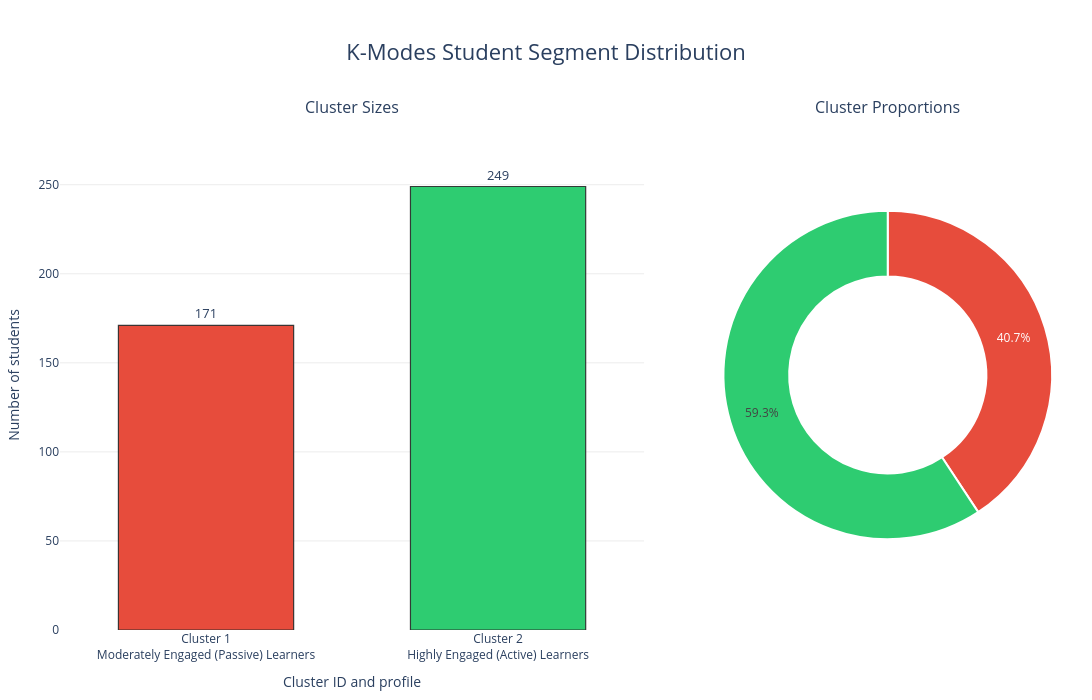

Notebook source saved alongside this figure:
### Code cell
# ──  Cluster size visualisation 
import plotly.graph_objects as go
from plotly.subplots import make_subplots

# Labels
cluster_name_map = {
    1: 'Moderately Engaged (Passive) Learners',
    2: 'Highly Engaged (Active) Learners'
}

CLUSTER_ORDER = [1, 2]

CLUSTER_PALETTE = { 1: '#e74c3c', 2: '#2ecc71' }

# Summary
cluster_counts = (
    df['student_segment']
    .value_counts()
    .reindex(CLUSTER_ORDER)
    .fillna(0)
    .astype(int)
)

cluster_perc = (cluster_counts / cluster_counts.sum() * 100).round(1)

# X-axis labels
x_labels = [
    f"Cluster {k}<br>{cluster_name_map[k]}"
    for k in CLUSTER_ORDER
]

colors = [CLUSTER_PALETTE[k] for k in CLUSTER_ORDER]

#  Create figure FIRST
fig = make_subplots(
    rows=1, cols=2,
    specs=[[{'type': 'xy'}, {'type': 'domain'}]],
    column_widths=[0.64, 0.36],
    subplot_titles=('Cluster Sizes', 'Cluster Proportions'),
    horizontal_spacing=0.08
)

# ── Bar chart
fig.add_trace(
    go.Bar(
        x=x_labels,
        y=cluster_counts.values,
        marker=dict(
            color=colors,
            line=dict(color='rgba(40,40,40,0.9)', width=1.2)
        ),
        text=[str(n) for n in cluster_counts.values],
        textposition='outside',
        textfont=dict(size=13),
        customdata=cluster_perc.values,
        hovertemplate=(
            "<b>%{x}</b><br>"
            "Students: %{y}<br>"
            "Percentage: %{customdata:.1f}%<extra></extra>"
        ),
        showlegend=False
    ),
    row=1, col=1
)

# ── Donut chart
fig.add_trace(
    go.Pie(
        labels=[f"Cluster {k}: {cluster_name_map[k]}" for k in CLUSTER_ORDER],
        values=cluster_counts.values,
        hole=0.60,
        marker=dict(colors=colors, line=dict(color='white', width=2)),
        textinfo='percent',
        textfont=dict(size=12),
        hovertemplate=(
            "<b>%{label}</b><br>"
            "Students: %{value}<br>"
            "Percentage: %{percent}<extra></extra>"
        ),
        showlegend=False,
        sort=False
    ),
    row=1, col=2
)

# ── Axes styling (NOW valid)
fig.update_yaxes(
    range=[0, cluster_counts.max() * 1.15],
    title_text='Number of students',
    showgrid=True,
    gridcolor='rgba(0,0,0,0.08)',
    zeroline=False,
    row=1, col=1
)

fig.update_xaxes(
    title_text='Cluster ID and profile',
    row=1, col=1
)

# ── Layout
fig.update_layout(
    title=dict(
        text='K-Modes Student Segment Distribution',
        x=0.5,
        xanchor='center',
        font=dict(size=22)
    ),
    template='plotly_white',
    width=1250,
    height=700,
    margin=dict(t=120, l=60, r=40, b=70),
    showlegend=False
)

# Bar width
fig.update_traces(width=0.6, selector=dict(type='bar'))

fig.show()

### Figure 1 — Plotly figure (JSON) as saved in the notebook; plotly's stock layout.template omitted (floating-point values rounded to 4 significant figures)
{"data": [{"customdata": [40.7, 59.3], "hovertemplate": "<b>%{x}</b><br>Students: %{y}<br>Percentage: %{customdata:.1f}%<extra></extra>", "marker": {"color": ["#e74c3c", "#2ecc71"], "line": {"color": "rgba(40,40,40,0.9)", "width": 1.2}}, "showlegend": false, "text": ["171", "249"], "textfont": {"size": 13}, "textposition": "outside", "type": "bar", "width": 0.6, "x": ["Cluster 1<br>Moderately Engaged (Passive) Learners", "Cluster 2<br>Highly Engaged (Active) Learners"], "xaxis": "x", "y": [171, 249], "yaxis": "y"}, {"domain": {"x": [0.6688, 1], "y": [0, 1]}, "hole": 0.6, "hovertemplate": "<b>%{label}</b><br>Students: %{value}<br>Percentage: %{percent}<extra></extra>", "labels": ["Cluster 1: Moderately Engaged (Passive) Learners", "Cluster 2: Highly Engaged (Active) Learners"], "marker": {"colors": ["#e74c3c", "#2ecc71"], "line": {"color": "white", "width": 2}}, "showlegend": false, "sort": false, "textfont": {"size": 12}, "textinfo": "percent", "type": "pie", "values": [171, 249]}], "layout": {"annotations": [{"font": {"size": 16}, "showarrow": false, "text": "Cluster Sizes", "x": 0.2944, "xanchor": "center", "xref": "paper", "y": 1, "yanchor": "bottom", "yref": "paper"}, {"font": {"size": 16}, "showarrow": false, "text": "Cluster Proportions", "x": 0.8344, "xanchor": "center", "xref": "paper", "y": 1, "yanchor": "bottom", "yref": "paper"}], "height": 700, "margin": {"b": 70, "l": 60, "r": 40, "t": 120}, "showlegend": false, "title": {"font": {"size": 22}, "text": "K-Modes Student Segment Distribution", "x": 0.5, "xanchor": "center"}, "width": 1250, "xaxis": {"anchor": "y", "domain": [0, 0.5888], "title": {"text": "Cluster ID and profile"}}, "yaxis": {"anchor": "x", "domain": [0, 1], "gridcolor": "rgba(0,0,0,0.08)", "range": [0, 286.3], "showgrid": true, "title": {"text": "Number of students"}, "zeroline": false}}}
